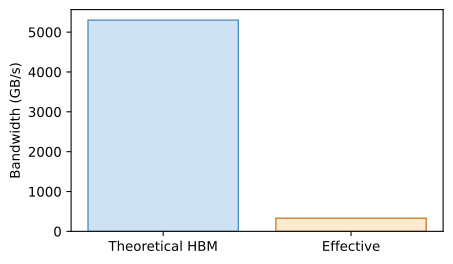

Here is the Python script that generated this plot:
import os
import matplotlib.pyplot as plt
import numpy as np
fig, ax = plt.subplots(figsize=(5,3))
ax.bar(['Theoretical HBM', 'Effective'], [5300, 331], color=['#cfe2f3', '#fdebd0'], edgecolor=['#4a90c4', '#c87b2a'])
ax.set_ylabel('Bandwidth (GB/s)')
plt.savefig(os.environ.get('VISUAL_OUT_PATH', 'out.svg'), format='svg', bbox_inches='tight')
